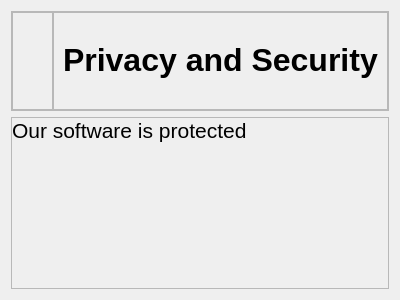
<?xml version="1.0" encoding="UTF-8"?>
<ui version="4.0">
 <class>privacyandsecurity</class>
 <widget class="QDialog" name="privacyandsecurity">
  <property name="geometry">
   <rect>
    <x>0</x>
    <y>0</y>
    <width>400</width>
    <height>300</height>
   </rect>
  </property>
  <property name="windowTitle">
   <string>Dialog</string>
  </property>
  <layout class="QVBoxLayout" name="verticalLayout">
   <item>
    <widget class="QFrame" name="frame_title">
     <property name="maximumSize">
      <size>
       <width>16777215</width>
       <height>100</height>
      </size>
     </property>
     <property name="frameShape">
      <enum>QFrame::StyledPanel</enum>
     </property>
     <property name="frameShadow">
      <enum>QFrame::Raised</enum>
     </property>
     <layout class="QHBoxLayout" name="horizontalLayout">
      <property name="spacing">
       <number>0</number>
      </property>
      <property name="leftMargin">
       <number>0</number>
      </property>
      <property name="topMargin">
       <number>0</number>
      </property>
      <property name="rightMargin">
       <number>0</number>
      </property>
      <property name="bottomMargin">
       <number>0</number>
      </property>
      <item>
       <widget class="QFrame" name="frame_logo">
        <property name="maximumSize">
         <size>
          <width>80</width>
          <height>16777215</height>
         </size>
        </property>
        <property name="frameShape">
         <enum>QFrame::StyledPanel</enum>
        </property>
        <property name="frameShadow">
         <enum>QFrame::Raised</enum>
        </property>
        <layout class="QHBoxLayout" name="horizontalLayout_3">
         <item>
          <widget class="QLabel" name="label_logo">
           <property name="maximumSize">
            <size>
             <width>16777215</width>
             <height>74</height>
            </size>
           </property>
           <property name="text">
            <string/>
           </property>
           <property name="pixmap">
            <pixmap resource="Resource.qrc">:/rec/drive-download-20221026T014232Z-001/025-lock.png</pixmap>
           </property>
           <property name="scaledContents">
            <bool>true</bool>
           </property>
          </widget>
         </item>
        </layout>
       </widget>
      </item>
      <item>
       <widget class="QFrame" name="frame_name">
        <property name="frameShape">
         <enum>QFrame::StyledPanel</enum>
        </property>
        <property name="frameShadow">
         <enum>QFrame::Raised</enum>
        </property>
        <layout class="QHBoxLayout" name="horizontalLayout_2">
         <item>
          <widget class="QLabel" name="label_name">
           <property name="text">
            <string>&lt;html&gt;&lt;head/&gt;&lt;body&gt;&lt;p&gt;&lt;span style=&quot; font-size:24pt; font-weight:700;&quot;&gt;Privacy and Security&lt;/span&gt;&lt;/p&gt;&lt;/body&gt;&lt;/html&gt;</string>
           </property>
          </widget>
         </item>
        </layout>
       </widget>
      </item>
     </layout>
    </widget>
   </item>
   <item>
    <widget class="QFrame" name="frame_body">
     <property name="frameShape">
      <enum>QFrame::StyledPanel</enum>
     </property>
     <property name="frameShadow">
      <enum>QFrame::Raised</enum>
     </property>
     <layout class="QVBoxLayout" name="verticalLayout_2">
      <property name="spacing">
       <number>0</number>
      </property>
      <property name="leftMargin">
       <number>0</number>
      </property>
      <property name="topMargin">
       <number>0</number>
      </property>
      <property name="rightMargin">
       <number>0</number>
      </property>
      <property name="bottomMargin">
       <number>0</number>
      </property>
      <item alignment="Qt::AlignTop">
       <widget class="QLabel" name="label">
        <property name="text">
         <string>&lt;html&gt;&lt;head/&gt;&lt;body&gt;&lt;p&gt;&lt;span style=&quot; font-size:16pt;&quot;&gt;Our software is protected&lt;/span&gt;&lt;/p&gt;&lt;/body&gt;&lt;/html&gt;</string>
        </property>
       </widget>
      </item>
     </layout>
    </widget>
   </item>
  </layout>
 </widget>
 <resources>
  <include location="Resource.qrc"/>
 </resources>
 <connections/>
</ui>
